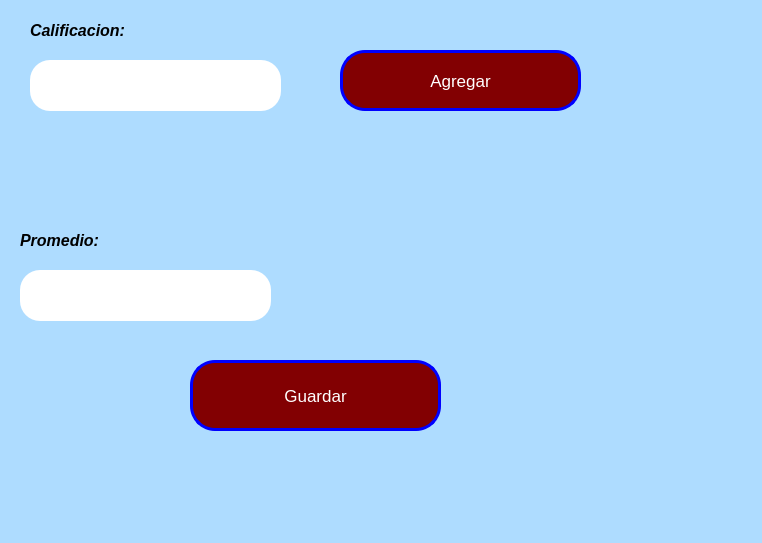
<?xml version="1.0" encoding="UTF-8"?>
<ui version="4.0">
 <class>MainWindow</class>
 <widget class="QMainWindow" name="MainWindow">
  <property name="geometry">
   <rect>
    <x>0</x>
    <y>0</y>
    <width>762</width>
    <height>543</height>
   </rect>
  </property>
  <property name="windowTitle">
   <string>MainWindow</string>
  </property>
  <property name="styleSheet">
   <string notr="true">background-color: rgb(174, 220, 255);</string>
  </property>
  <widget class="QWidget" name="centralwidget">
   <widget class="QPushButton" name="btn_Agregar">
    <property name="geometry">
     <rect>
      <x>340</x>
      <y>50</y>
      <width>241</width>
      <height>61</height>
     </rect>
    </property>
    <property name="font">
     <font>
      <pointsize>13</pointsize>
      <weight>50</weight>
      <bold>false</bold>
     </font>
    </property>
    <property name="styleSheet">
     <string notr="true">background-color: rgb(130, 0, 2);
color: rgb(255, 255, 255);
border-radius:25px;
border: 3px solid blue;</string>
    </property>
    <property name="text">
     <string>Agregar</string>
    </property>
   </widget>
   <widget class="QLineEdit" name="txt_Calificacion">
    <property name="geometry">
     <rect>
      <x>30</x>
      <y>60</y>
      <width>251</width>
      <height>51</height>
     </rect>
    </property>
    <property name="font">
     <font>
      <pointsize>15</pointsize>
      <weight>50</weight>
      <italic>true</italic>
      <bold>false</bold>
     </font>
    </property>
    <property name="styleSheet">
     <string notr="true">background-color: rgb(255, 255, 255);
border-radius:20px;
</string>
    </property>
    <property name="text">
     <string/>
    </property>
    <property name="alignment">
     <set>Qt::AlignCenter</set>
    </property>
   </widget>
   <widget class="QLabel" name="label">
    <property name="geometry">
     <rect>
      <x>30</x>
      <y>20</y>
      <width>151</width>
      <height>21</height>
     </rect>
    </property>
    <property name="text">
     <string>&lt;html&gt;&lt;head/&gt;&lt;body&gt;&lt;p&gt;&lt;span style=&quot; font-size:12pt; font-weight:600; font-style:italic;&quot;&gt;Calificacion:&lt;/span&gt;&lt;/p&gt;&lt;/body&gt;&lt;/html&gt;</string>
    </property>
   </widget>
   <widget class="QLabel" name="label_4">
    <property name="geometry">
     <rect>
      <x>20</x>
      <y>230</y>
      <width>151</width>
      <height>21</height>
     </rect>
    </property>
    <property name="text">
     <string>&lt;html&gt;&lt;head/&gt;&lt;body&gt;&lt;p&gt;&lt;span style=&quot; font-size:12pt; font-weight:600; font-style:italic;&quot;&gt;Promedio:&lt;/span&gt;&lt;/p&gt;&lt;/body&gt;&lt;/html&gt;</string>
    </property>
   </widget>
   <widget class="QLineEdit" name="txt_Resultado">
    <property name="geometry">
     <rect>
      <x>20</x>
      <y>270</y>
      <width>251</width>
      <height>51</height>
     </rect>
    </property>
    <property name="font">
     <font>
      <pointsize>15</pointsize>
      <weight>50</weight>
      <italic>true</italic>
      <bold>false</bold>
     </font>
    </property>
    <property name="styleSheet">
     <string notr="true">background-color: rgb(255, 255, 255);
border-radius:20px;
</string>
    </property>
    <property name="text">
     <string/>
    </property>
    <property name="alignment">
     <set>Qt::AlignCenter</set>
    </property>
   </widget>
   <widget class="QPushButton" name="btn_Guardar">
    <property name="geometry">
     <rect>
      <x>190</x>
      <y>360</y>
      <width>251</width>
      <height>71</height>
     </rect>
    </property>
    <property name="font">
     <font>
      <pointsize>13</pointsize>
      <weight>50</weight>
      <bold>false</bold>
     </font>
    </property>
    <property name="styleSheet">
     <string notr="true">background-color: rgb(130, 0, 2);
color: rgb(255, 255, 255);
border-radius:25px;
border: 3px solid blue;</string>
    </property>
    <property name="text">
     <string>Guardar</string>
    </property>
   </widget>
  </widget>
  <widget class="QMenuBar" name="menubar">
   <property name="geometry">
    <rect>
     <x>0</x>
     <y>0</y>
     <width>762</width>
     <height>26</height>
    </rect>
   </property>
  </widget>
  <widget class="QStatusBar" name="statusbar"/>
 </widget>
 <resources/>
 <connections/>
</ui>
